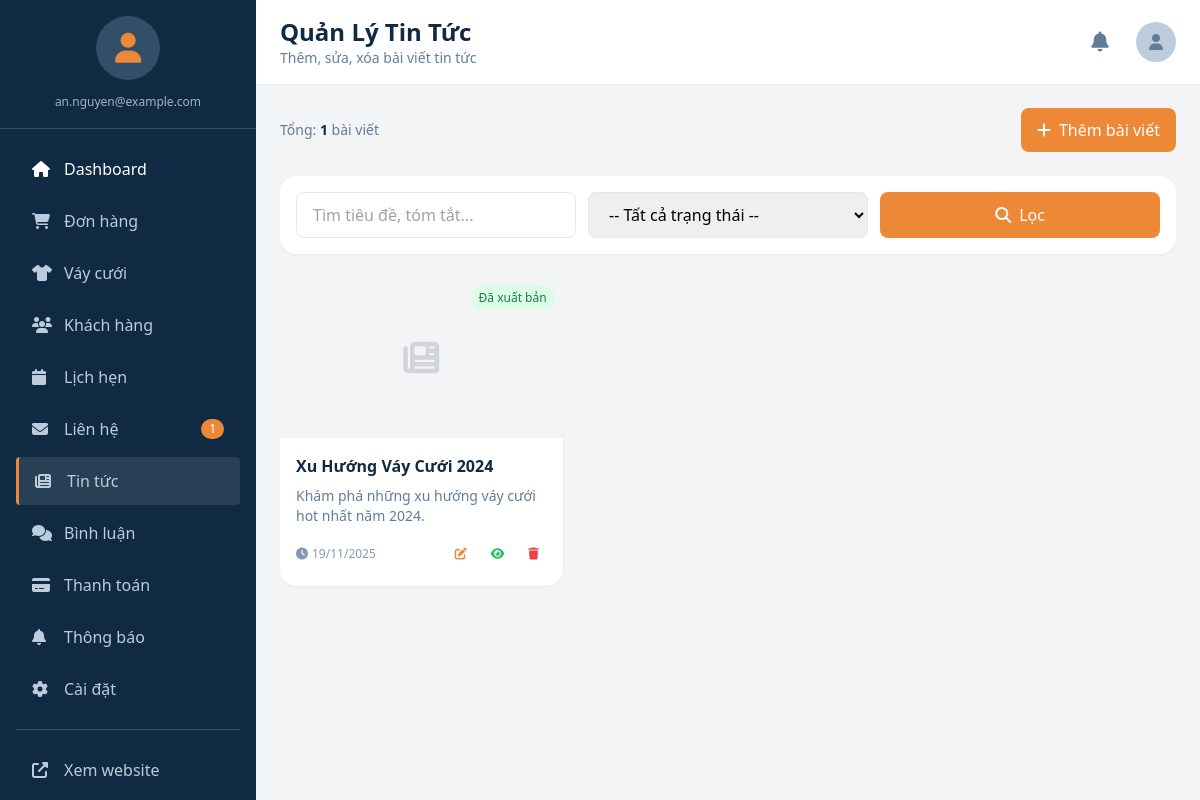
/admin-blogs.php (signed in), run on the app's committed database.
### tables this page shows
CREATE TABLE tin_tuc_cuoi_hoi (
   id BIGINT AUTO_INCREMENT PRIMARY KEY,
   admin_id INT NULL,
   title VARCHAR(300) NOT NULL,
   slug VARCHAR(300) NOT NULL UNIQUE,
   summary TEXT,
   content LONGTEXT,
   cover_image VARCHAR(1024),
   published_at DATETIME NULL,
   status ENUM('draft','published','archived') DEFAULT 'draft',
   created_at TIMESTAMP DEFAULT CURRENT_TIMESTAMP,
   FOREIGN KEY (admin_id) REFERENCES admin(id) ON DELETE SET NULL,
   INDEX idx_status_pub (status, published_at)  
);

### admin-blogs.php (the view, shortened to what this page needs)
<?php
require_once 'includes/config.php';
$search = $_GET['search'] ?? '';
$page = max(1, intval($_GET['page'] ?? 1));
$per_page = 10;
$offset = ($page - 1) * $per_page;
$where = "1=1";
$params = [];
$types = "";
$count_sql = "SELECT COUNT(*) as total FROM tin_tuc_cuoi_hoi WHERE $where";
$stmt = $conn->prepare($count_sql);
$stmt->execute();
$total = $stmt->get_result()->fetch_assoc()['total'];
$sql = "SELECT * FROM tin_tuc_cuoi_hoi WHERE $where ORDER BY created_at DESC LIMIT ? OFFSET ?";
$params[] = $per_page;
$params[] = $offset;
$types .= "ii";
$stmt = $conn->prepare($sql);
$stmt->bind_param($types, ...$params);
$stmt->execute();
$blogs = $stmt->get_result()->fetch_all(MYSQLI_ASSOC);
include 'includes/admin-layout.php';
?>
<div class="flex flex-col sm:flex-row sm:justify-between sm:items-center gap-3 mb-6">
    <div class="text-sm text-navy-500">Tổng: <span class="font-bold text-navy-900"><?php echo $total; ?></span> bài viết</div>
    <button onclick="openModal('add')" class="bg-accent-500 text-white px-4 py-2.5 rounded-lg hover:bg-accent-600 transition w-full sm:w-auto flex items-center justify-center">
        <i class="fas fa-plus mr-2"></i>Thêm bài viết
    </button>
</div>
<div class="bg-white rounded-2xl shadow-sm p-4 mb-6">
    <form method="GET" class="grid grid-cols-1 sm:grid-cols-2 lg:grid-cols-3 gap-3">
        <input type="text" name="search" value="<?php echo htmlspecialchars($search); ?>"
            placeholder="Tìm tiêu đề, tóm tắt..." class="border border-gray-200 rounded-lg px-4 py-2.5 focus:ring-2 focus:ring-accent-500 focus:border-transparent text-base">
        <select name="status" class="border border-gray-200 rounded-lg px-4 py-2.5 focus:ring-2 focus:ring-accent-500 text-base">
            <option value="">-- Tất cả trạng thái --</option>
        </select>
        <button type="submit" class="bg-accent-500 text-white rounded-lg px-4 py-2.5 hover:bg-accent-600 transition flex items-center justify-center sm:col-span-2 lg:col-span-1">
            <i class="fas fa-search mr-2"></i>Lọc
        </button>
    </form>
</div>
<div class="grid grid-cols-1 sm:grid-cols-2 lg:grid-cols-3 gap-4 sm:gap-6">
    <?php foreach ($blogs as $blog): ?>
    <div class="bg-white rounded-2xl shadow-sm overflow-hidden hover:shadow-md transition">
        <div class="h-40 bg-gray-100 relative">
            <?php if ($blog['cover_image']): ?>
                <img src="<?php echo htmlspecialchars($blog['cover_image']); ?>" class="w-full h-full object-cover">
            <?php else: ?>
                <div class="w-full h-full flex items-center justify-center">
                    <i class="fas fa-newspaper text-4xl text-gray-300"></i>
                </div>
            <?php endif; ?>
            <span class="absolute top-2 right-2 px-2 py-1 rounded-full text-xs font-medium <?php echo match($blog['status']) {
                'draft' => 'bg-yellow-100 text-yellow-700',
                'published' => 'bg-green-100 text-green-700',
                'archived' => 'bg-gray-100 text-gray-700',
                default => 'bg-gray-100 text-gray-700'
            }; ?>">
                <?php echo match($blog['status']) {
                    'draft' => 'Nháp',
                    'published' => 'Đã xuất bản',
                    'archived' => 'Lưu trữ',
                    default => $blog['status']
                }; ?>
            </span>
        </div>
        <div class="p-4">
            <h3 class="font-bold text-navy-900 mb-2 line-clamp-2"><?php echo htmlspecialchars($blog['title']); ?></h3>
            <p class="text-sm text-navy-500 mb-3 line-clamp-2"><?php echo htmlspecialchars($blog['summary'] ?? ''); ?></p>
            <div class="flex items-center justify-between text-xs text-navy-400">
                <span><i class="fas fa-clock mr-1"></i><?php echo date('d/m/Y', strtotime($blog['created_at'])); ?></span>
                <div class="flex gap-2">
                    <button onclick='openModal("edit", <?php echo json_encode($blog); ?>)' class="p-2 text-accent-500 hover:bg-accent-50 rounded-lg" title="Sửa">
                        <i class="fas fa-edit"></i>
                    </button>
                    <a href="blog-detail.php?slug=<?php echo $blog['slug']; ?>" target="_blank" class="p-2 text-green-500 hover:bg-green-50 rounded-lg" title="Xem">
                        <i class="fas fa-eye"></i>
                    </a>
                    <button onclick="deleteBlog(<?php echo $blog['id']; ?>)" class="p-2 text-red-500 hover:bg-red-50 rounded-lg" title="Xóa">
                        <i class="fas fa-trash"></i>
                    </button>
                </div>
            </div>
        </div>
    </div>
    <?php endforeach; ?>
</div>
<?php include 'includes/admin-footer.php'; ?>

### assets/css/admin-responsive.css (style rules this page uses)
html.admin-page, body.admin-page { overflow-x: hidden; max-width: 100vw; -webkit-text-size-adjust: 100%; }
.admin-page *, .admin-page *::before, .admin-page *::after { box-sizing: border-box; }
.admin-page *:not(.overflow-x-auto):not(.dress-table-view):not(.order-table-view):not(.user-table-view) { max-width: 100%; }

### includes/admin-layout.php (style rules this page uses)
html.admin-page, body.admin-page { overflow-x: hidden; max-width: 100vw; }

### admin-blogs.php (style rules this page uses)
.line-clamp-2 { display: -webkit-box; -webkit-line-clamp: 2; -webkit-box-orient: vertical; overflow: hidden; }

### data on the page
tin_tuc_cuoi_hoi: status "Đã xuất bản", title "Xu Hướng Váy Cưới 2024", summary "Khám phá những xu hướng váy cưới hot nhất năm 2024.", created_at "19/11/2025"

### other printed values
$_SESSION['admin_email'] "an.nguyen@example.com"
$new_contacts "1"
$page_title "Quản Lý Tin Tức"
$page_subtitle "Thêm, sửa, xóa bài viết tin tức"
$total "1"
